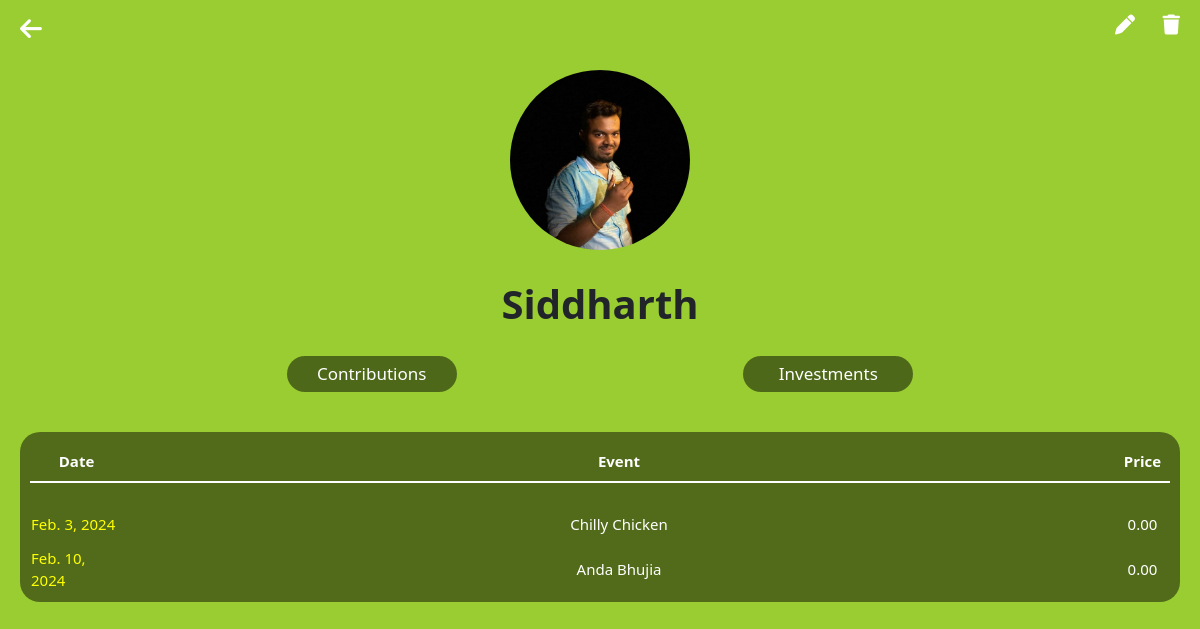
/profileDetails/18, run on an earlier commit of the app's database.
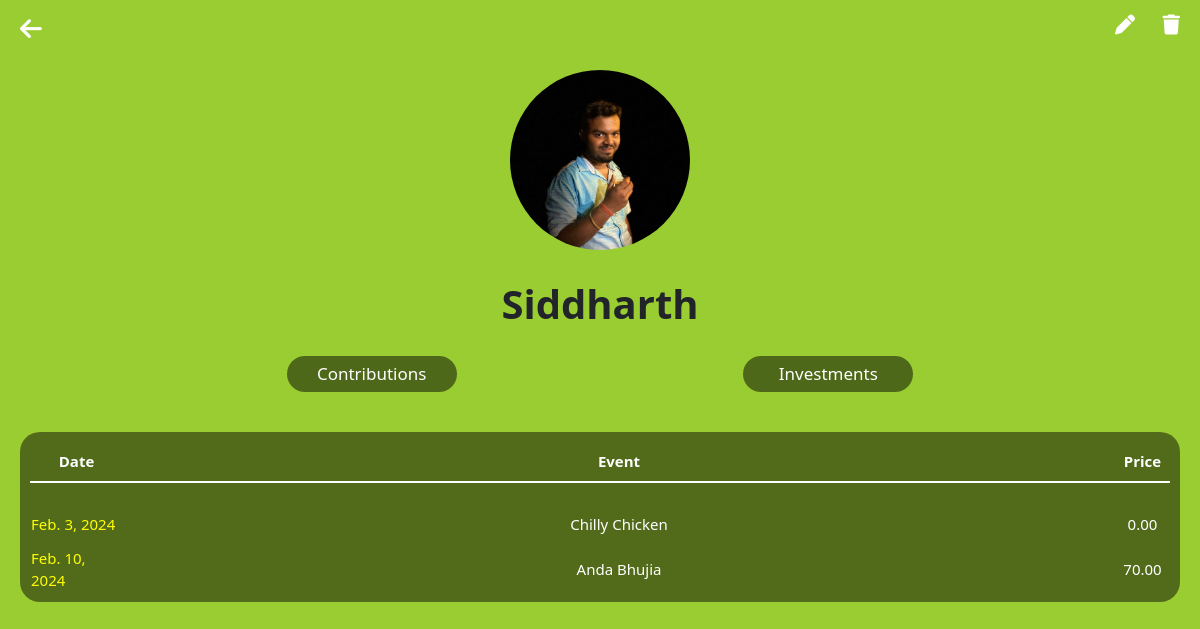
And on a later commit of the database.
### app/models.py (models this page shows)
class Contribution(models.Model):
    tab = models.ForeignKey(Tab, on_delete=models.CASCADE, default=1)
    event = models.ForeignKey(Event, on_delete=models.CASCADE)
    profile = models.ForeignKey(Profile, on_delete=models.CASCADE)
    amount = models.DecimalField(max_digits=10, decimal_places=2)

class Event(models.Model):
    tab = models.ForeignKey(Tab, on_delete=models.CASCADE, default=1)
    date = models.DateField()
    subject = models.CharField(max_length=200)

### app/views.py (the view)
# urls.py: path('profileDetails/<int:profile_id>', profileDetails, name='profileDetails'),
def profileDetails(request, profile_id):
    message = messages.get_messages(request)
    profile = Profile.objects.get(pk=profile_id)
    event_contributions = Contribution.objects.filter(profile=profile).all()
    event_purchase = Purchase.objects.filter(profile=profile).all()
    context={'profile':profile,'event_contributions':event_contributions, "event_purchase":event_purchase,'messages': message}
    return render(request, 'profileDetails.html', context)

### app/templates/profileDetails.html (shortened to what this page needs)
<!DOCTYPE html>
<html lang="en">
<head>
    <link href="https://cdn.jsdelivr.net/npm/bootstrap@5.3.2/dist/css/bootstrap.min.css" rel="stylesheet"
>
    <link rel="stylesheet" href="https://cdnjs.cloudflare.com/ajax/libs/font-awesome/6.5.1/css/all.min.css"
 />
</head>
<body>
    <a href="#" class="icons" id="back_icon" onclick="history.back(); return false;"><i
            class="fa-solid fa-arrow-left"></i></a>
    <a href="{% url 'editProfileDetails' profile.id %}" class="icons"><i class="fa-solid fa-pen"></i></a>
    <a href="#" onclick="confirmDelete('{{ profile.id }}')" class="icons"><i class="fa-solid fa-trash"></i></a>
    <div class="text-center">
        <a href="{{profile.profile_pic.url}}"><img src="{{profile.profile_pic.url}}" alt=""></a>
        <h1>{{profile.name}}</h1>
    </div>
    <div class="twoBtn">
        <button onclick="viewContributions()">Contributions</button>
        <button onclick="viewInvestments()">Investments</button>
    </div>
    <div class="purchage-container Contributions">
        <table>
            <thead>
                <tr>
                    <th style="width: 93px;">Date</th>
                    <th>Event</th>
                    <th style="width: 55px;">Price</th>
                </tr>
            </thead>
            <tbody>
                <tr style="height: 20px;background-color: transparent;">
                    <td style="font-size: 5px;">&nbsp;</td>
                    <td style="font-size: 5px;">&nbsp;</td>
                </tr>
                {% for contribution in event_contributions %}
                <tr>
                    <td class="purchage-data">{{contribution.event.date}}</td>
                    <td style="text-align: center;">{{contribution.event.subject}}</td>
                    <td style="text-align: center;">{{contribution.amount}}</td>
                </tr>
                {% endfor %}
            </tbody>
        </table>
    </div>
</body>
</html>

What changed in the data, as far as the page shows it:
changed Contribution "Feb. 10, 2024": amount "0.00" → "70.00"
